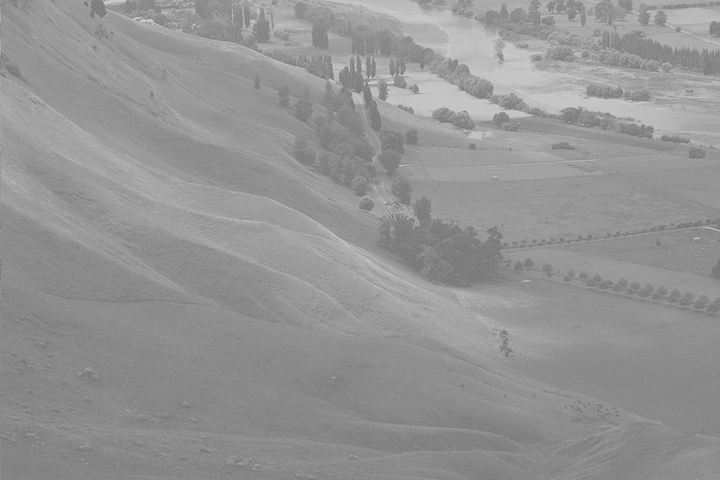
#> input picture data2/Hawkes.jpg, 720 x 480 px
$ python contrast.py
#> lines starting #> are read from the running program, lines starting #| are printed output that depends on the picture
# cv2.normalize

import cv2, sys
import numpy as np

# grayscale로 읽어오기
src = cv2.imread('data2/Hawkes.jpg', cv2.IMREAD_GRAYSCALE)
#> src is the input picture: shape (480, 720); min 113, max 213, mean 148

if src is None:
    sys.exit('Image load failed')

# src이미지에서 최소값과 최대값을 확인
pixMin, pixMax, _, _ = cv2.minMaxLoc(src)
#> pixMin = 113; pixMax = 213
#print(pixMin, pixMax)

# 이미지를 정규화 한다 0~255
dst = cv2.normalize(src,None, 0, 255, cv2.NORM_MINMAX)
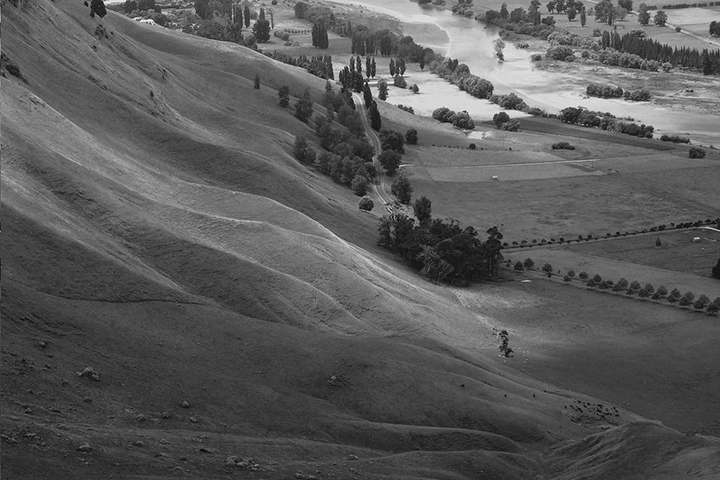
#> dst: shape (480, 720); min 0, max 255, mean 89.2
pixMin, pixMax, _, _ = cv2.minMaxLoc(dst)
#> pixMin = 0; pixMax = 255
print(pixMin, pixMax)
#| 0.0 255.0
# 데이터 결과를 파일로 저장
cv2.imwrite('data2/Hawkes_norm.jpg', dst)
cv2.imshow('img', src)
cv2.imshow('dst', dst)
cv2.waitKey()
cv2.destroyAllWindows()
